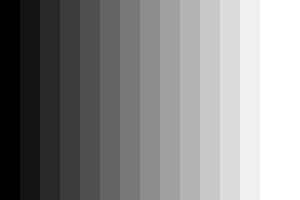
Frame 1 (no input)
Frame 60 (the mouse pressed at the canvas centre just before this capture): identical to frame 1, image omitted
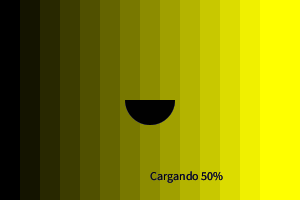
Frame 120 (the mouse held since frame 60 and released just before this capture)

The Processing sketch that drew these frames (run headless with seeded random() and noise(); from frame 60 on, the mouse is pressed at the canvas centre):

// Processing sketch: processing_80160
// ── processing_80160.pde

void setup(){
  size(300,200);
  noStroke();
}
void draw(){
  background(255);
  int i=0;
  while(i<300){
    fill(i);
    rect(i,0,20,200);
    if(mousePressed){
      if(mouseX<60){
        fill(i);
        rect(i,0,20,200);
        fill(random(i));
        arc(150,100,50,50,radians(0),radians(1));
        text("Cargando 0%",150,180);
      }
      if(mouseX>60&&mouseX<120){
        fill(i,0,0);
        rect(i,0,20,200);
        fill(random(i));
        arc(150,100,50,50,radians(0),radians(90));
        text("Cargando 25%",150,180);
      }
      if(mouseX>120&&mouseX<180){
        fill(i,i,0);
        rect(i,0,20,200);
        fill(random(i));
        arc(150,100,50,50,radians(0),radians(180));
        text("Cargando 50%",150,180);
      }
      if(mouseX>180&&mouseX<240){
        fill(0,i,0);
        rect(i,0,20,200);
        fill(random(i));
        arc(150,100,50,50,radians(0),radians(270));
        text("Cargando 75%",150,180);
      }
      if(mouseX>240&&mouseX<300){
        fill(0,i,i);
        rect(i,0,20,200);
        fill(random(i));
        arc(150,100,50,50,radians(0),radians(360));
        text("Cargando 100%",150,180);
      }
    }
    i=i+20;
  }
}
